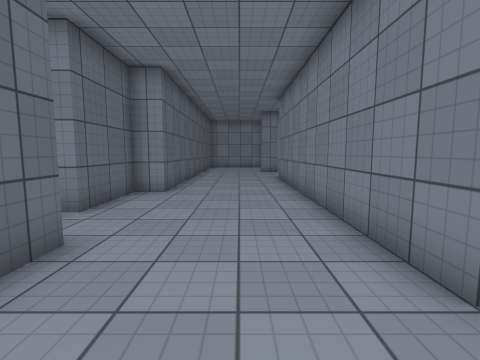
view 1 (above)

12 first-person views from a walk through a 3-D level made in the Unity game engine. The camera is 1.3 m above the floor, tilts 6° down and sees 85° across. The floor is counted in squares, 1 m on a side. Each view is taken from the middle of a square. On the plan, view 1 faces up. The plan holds only what a view shows up to about 13 squares ahead; the rest is blank. The place goes on beyond the plan. The player character is not drawn. Surface patterns are stand-ins for the level's own textures.

view 2
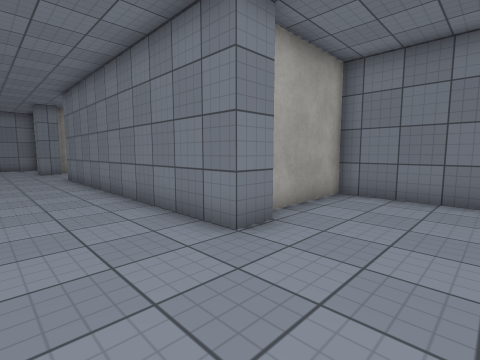

view 3
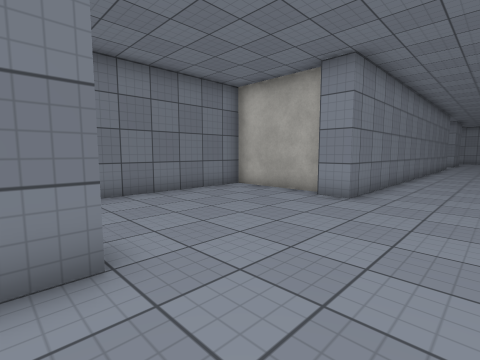

view 4
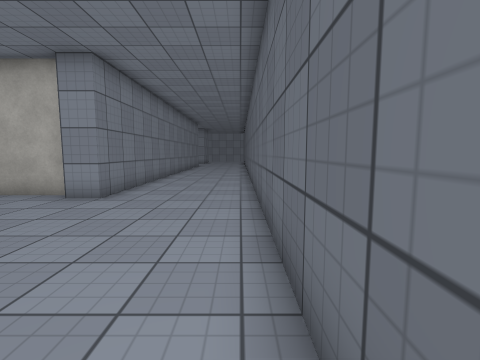

view 5
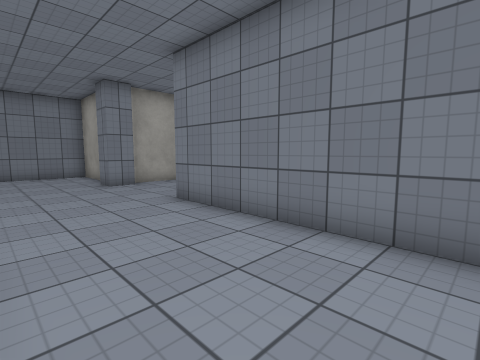

view 6
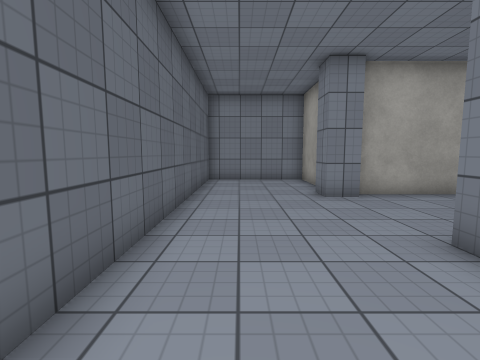

view 7
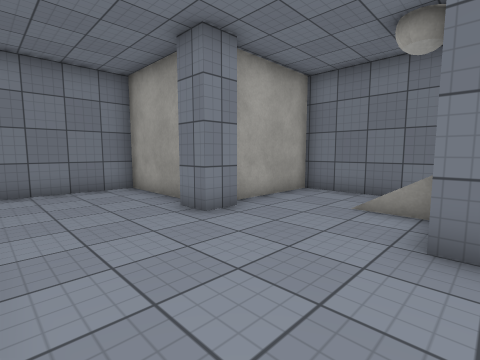

view 8
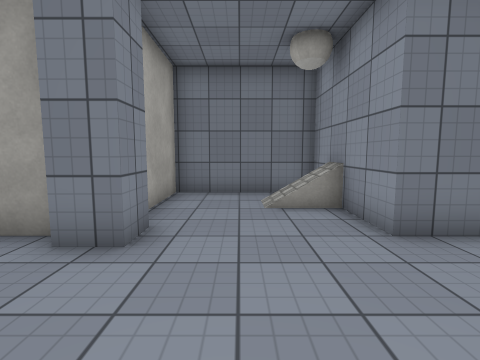

view 9
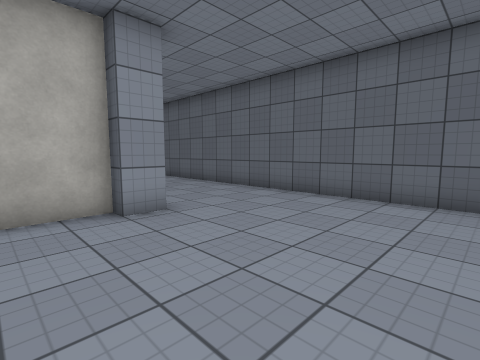

view 10
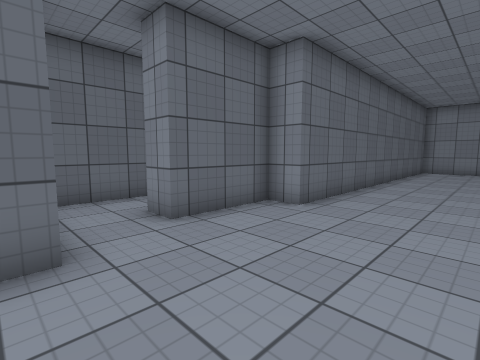

view 11
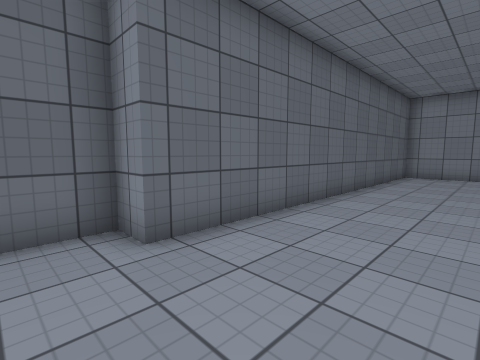

view 12
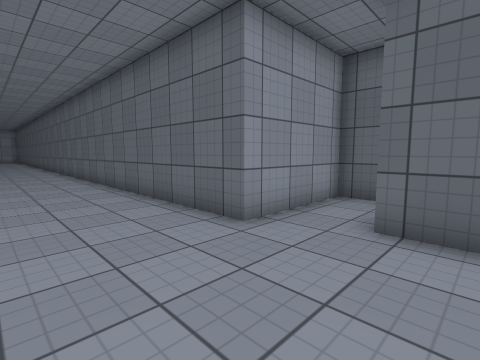

### Floor plan
Points are (right, up) in squares from view 1. A wall is a line through its corners. A room is listed if a view was taken in it or the views show most of it. See-through windows are left out.
Room 1 (views 1, 2, 3, 4, 5, 6, 7, 8, 9, 10, 11, 12)
walls: (3.1, 2.1) (2, 2.1) (2, 13.6) (6.5, 13.6) (6.5, 18.1) (2.6, 18.1); (-4.5, 3.6) (-2.5, 3.6) (-2.5, -9.5); (3, -4.9) (7, -4.9) (7, 2.6) (3.6, 2.6); (2.6, 17.6) (1.5, 17.6) (1.5, 18.6); (2, 18.9) (2, 22.6) (-2.5, 22.6) (-2.5, 8.6) (-3.5, 8.6) (-3.5, 5.6) (-4.5, 5.6); (2, -9.5) (2, -4.4) (3, -4.4)
ways out: opening at (-4, 4.5) to room 2
Room 2 (no view inside)
walls: (-6.5, 6.6) (-6.5, 3.6) (-4.5, 3.6)
ways out: opening at (-4, 4.5) to room 1; opening at (-5.5, 6)

Where each view was taken, in squares from view 1:
view 1: 0 up, 0 right, facing up
view 2: 1 down, 1 left, facing up-right
view 3: 3 up, 1 left, facing down-right
view 4: 3 up, 2 left, facing down
view 5: 7 up, 2 left, facing up-right
view 6: 10 up, 1 left, facing up
view 7: 13 up, 2 left, facing up-right
view 8: 16 up, 2 left, facing right
view 9: 1 up, 5 right, facing down-left
view 10: 3 up, 1 right, facing up-left
view 11: 7 up, 1 right, facing up-left
view 12: 7 up, 1 right, facing down-left
